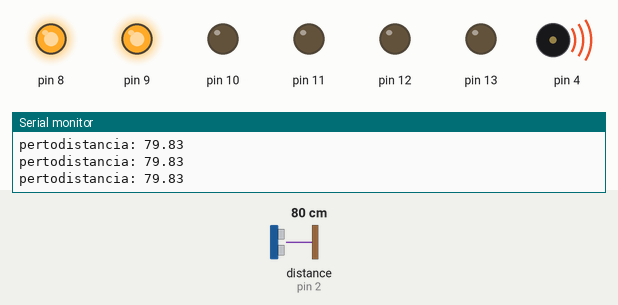
Recording of a sketch running on a simulated Arduino Uno, built with avr-gcc and run on an emulated ATmega328P. Shown: output pins drawn as LEDs (lit = HIGH), buzzer (waves = sounding), the last lines printed to the serial monitor. Wiring (inferred from the names in the program): ultrasonic range finder: trigger pin 3; echo pin 2. Inputs (shaded band) come from the test bench; at power-on: distance to the obstacle (sensor on pin 2) 80 cm. The echo pulse lasts 58.3 µs per cm; pins used as bus, display or sensor lines are not drawn.

Above: at 1.2 s.
1.3 s: distance to the obstacle (sensor on pin 2) set to 96 cm
2.8 s: distance to the obstacle (sensor on pin 2) set to 100 cm
At 3.1 s:
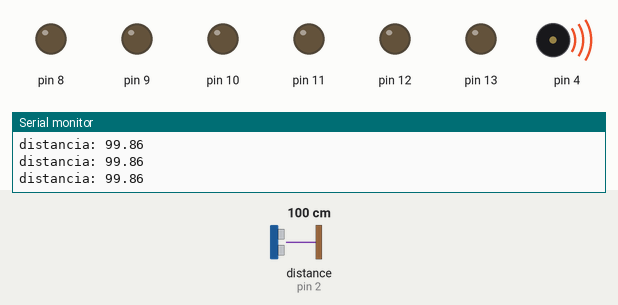
4.3 s: distance to the obstacle (sensor on pin 2) set to 104 cm
At 5.5 s:
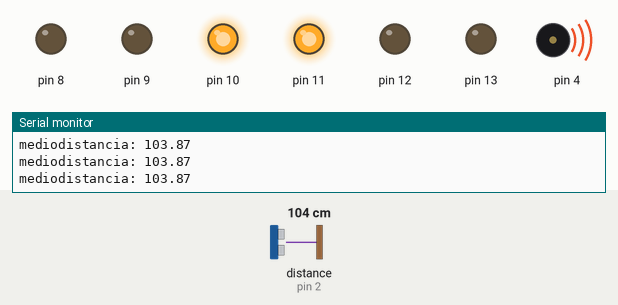
5.8 s: distance to the obstacle (sensor on pin 2) set to 250 cm
At 6.7 s:
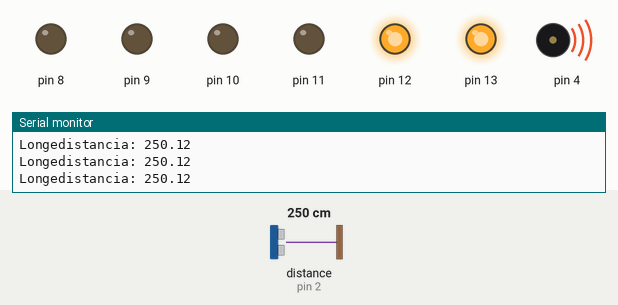
7.3 s: distance to the obstacle (sensor on pin 2) set to 18 cm
At 7.7 s:
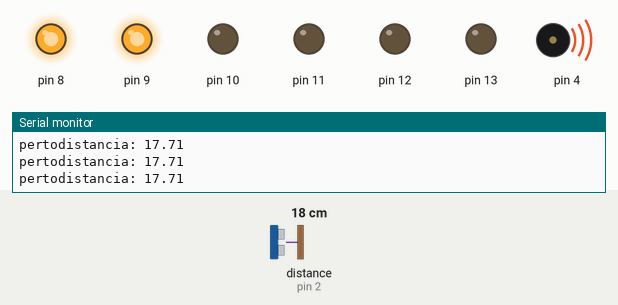
Timing chart, 0 to 9.8 s (numbered marks = the images above; inputs shaded):
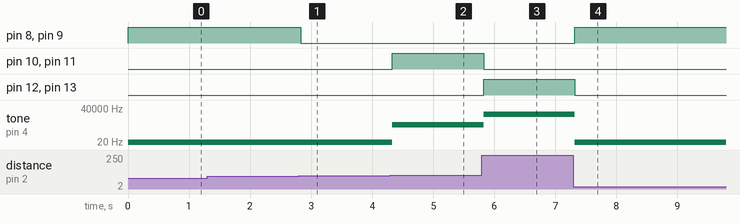

The sketch:

stunning_bruticus_blad1.ino
```cpp
// C++ code
//

int trig = 3;
int echo = 2;
float tempo;
float distancia;

void setup()
{
  Serial.begin(9600);
  pinMode(trig, OUTPUT);
  pinMode(echo, INPUT);

  pinMode(13, OUTPUT);
  pinMode(12, OUTPUT);
  pinMode(11, OUTPUT);
  pinMode(10, OUTPUT);
  pinMode(9, OUTPUT);
  pinMode(8, OUTPUT);

}

void loop()
{
  digitalWrite(trig, HIGH); // faz o disparo
  delayMicroseconds(10);
  digitalWrite(trig, LOW);

  tempo = pulseIn(echo, HIGH);
  distancia = (tempo/58.2);
  Serial.print("distancia: ");
  Serial.println(distancia);

  if(distancia >= 200.00 && distancia <= 320.00) {
    	Serial.print("Longe");
    	digitalWrite(13, HIGH);
    	digitalWrite(12, HIGH);
    	tone(4, 10000);
  } else {
   	 digitalWrite(13, LOW);
    digitalWrite(12, LOW);
  }


   if(distancia >= 101.00 && distancia <= 199.00) {
    	Serial.print("medio");
    	digitalWrite(11, HIGH);
    	digitalWrite(10, HIGH);
         tone(4, 1000);
  } else {
   	 digitalWrite(11, LOW);
    digitalWrite(10, LOW);
  }

    if(distancia >= 0.00 && distancia <= 99.00) {
    	Serial.print("perto");
    	digitalWrite(9, HIGH);
    	digitalWrite(8, HIGH);
     	 tone(4, 10);
  } else {
   	 digitalWrite(9, LOW);
    digitalWrite(8, LOW);
  }


}
```

Measured:
- the behaviour switches between 99 and 100 cm on distance to the obstacle (sensor on pin 2) (found by bisection; images 0 and 1)
- the behaviour switches between 101 and 102 cm on distance to the obstacle (sensor on pin 2) (found by bisection; images 1 and 2)
- after the input at 2.8 s, pin 8, pin 9: HIGH → LOW at once
- after the input at 4.3 s, pin 10, pin 11: LOW → HIGH at once; tone on pin 4: 10 Hz → 1000 Hz at once
- after the input at 5.8 s, pin 10, pin 11: HIGH → LOW at once; pin 12, pin 13: LOW → HIGH at once; tone on pin 4: 1000 Hz → 10000 Hz at once
- after the input at 7.3 s, pin 8, pin 9: LOW → HIGH at once; pin 12, pin 13: HIGH → LOW at once; tone on pin 4: 10000 Hz → 10 Hz at once
